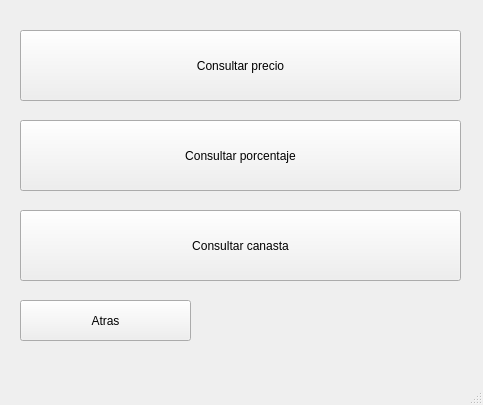
<?xml version="1.0" encoding="UTF-8"?>
<ui version="4.0">
 <class>consultar</class>
 <widget class="QMainWindow" name="consultar">
  <property name="geometry">
   <rect>
    <x>0</x>
    <y>0</y>
    <width>483</width>
    <height>405</height>
   </rect>
  </property>
  <property name="windowTitle">
   <string>MainWindow</string>
  </property>
  <widget class="QWidget" name="centralwidget">
   <widget class="QPushButton" name="back">
    <property name="geometry">
     <rect>
      <x>20</x>
      <y>300</y>
      <width>171</width>
      <height>41</height>
     </rect>
    </property>
    <property name="text">
     <string>Atras</string>
    </property>
   </widget>
   <widget class="QPushButton" name="insertarMarca">
    <property name="geometry">
     <rect>
      <x>20</x>
      <y>210</y>
      <width>441</width>
      <height>71</height>
     </rect>
    </property>
    <property name="text">
     <string>Consultar canasta</string>
    </property>
   </widget>
   <widget class="QPushButton" name="insertarPas">
    <property name="geometry">
     <rect>
      <x>20</x>
      <y>30</y>
      <width>441</width>
      <height>71</height>
     </rect>
    </property>
    <property name="text">
     <string>Consultar precio</string>
    </property>
   </widget>
   <widget class="QPushButton" name="insertarProd">
    <property name="geometry">
     <rect>
      <x>20</x>
      <y>120</y>
      <width>441</width>
      <height>71</height>
     </rect>
    </property>
    <property name="text">
     <string>Consultar porcentaje</string>
    </property>
   </widget>
  </widget>
  <widget class="QMenuBar" name="menubar">
   <property name="geometry">
    <rect>
     <x>0</x>
     <y>0</y>
     <width>483</width>
     <height>17</height>
    </rect>
   </property>
  </widget>
  <widget class="QStatusBar" name="statusbar"/>
 </widget>
 <resources/>
 <connections/>
</ui>
